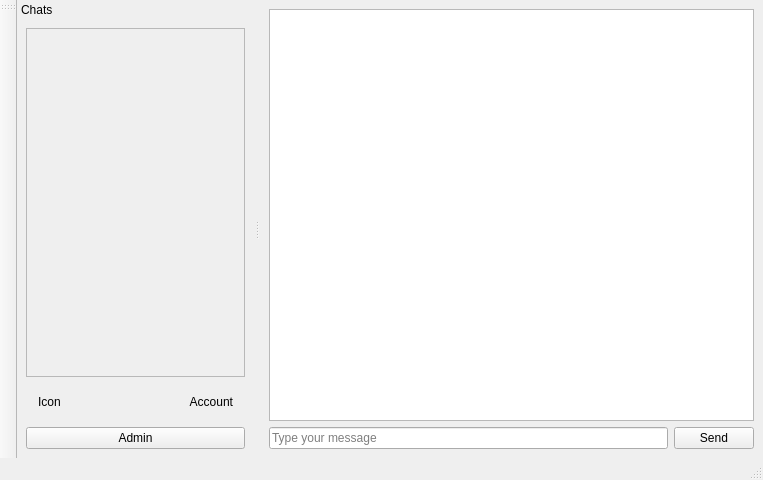
<?xml version="1.0" encoding="UTF-8"?>
<ui version="4.0">
 <class>ChatWindow</class>
 <widget class="QMainWindow" name="ChatWindow">
  <property name="geometry">
   <rect>
    <x>0</x>
    <y>0</y>
    <width>763</width>
    <height>480</height>
   </rect>
  </property>
  <property name="windowTitle">
   <string>ChatApp</string>
  </property>
  <property name="dockNestingEnabled">
   <bool>false</bool>
  </property>
  <property name="dockOptions">
   <set>QMainWindow::DockOption::AnimatedDocks</set>
  </property>
  <property name="unifiedTitleAndToolBarOnMac">
   <bool>false</bool>
  </property>
  <widget class="QWidget" name="centralwidget">
   <property name="sizePolicy">
    <sizepolicy hsizetype="Expanding" vsizetype="Expanding">
     <horstretch>0</horstretch>
     <verstretch>0</verstretch>
    </sizepolicy>
   </property>
   <layout class="QVBoxLayout" name="verticalLayout_4">
    <item>
     <widget class="QListView" name="chatList">
      <property name="editTriggers">
       <set>QAbstractItemView::EditTrigger::NoEditTriggers</set>
      </property>
     </widget>
    </item>
    <item>
     <layout class="QHBoxLayout" name="horizontalLayout_4">
      <item>
       <widget class="QLineEdit" name="messageEdit">
        <property name="placeholderText">
         <string>Type your message</string>
        </property>
       </widget>
      </item>
      <item>
       <widget class="QPushButton" name="sendButton">
        <property name="text">
         <string>Send</string>
        </property>
       </widget>
      </item>
     </layout>
    </item>
   </layout>
  </widget>
  <widget class="QMenuBar" name="menubar">
   <property name="geometry">
    <rect>
     <x>0</x>
     <y>0</y>
     <width>763</width>
     <height>23</height>
    </rect>
   </property>
  </widget>
  <widget class="QStatusBar" name="statusbar"/>
  <widget class="QDockWidget" name="dockWidget">
   <property name="minimumSize">
    <size>
     <width>237</width>
     <height>310</height>
    </size>
   </property>
   <property name="features">
    <set>QDockWidget::DockWidgetFeature::NoDockWidgetFeatures</set>
   </property>
   <property name="windowTitle">
    <string>Chats</string>
   </property>
   <attribute name="dockWidgetArea">
    <number>1</number>
   </attribute>
   <widget class="QWidget" name="dockWidgetContents">
    <property name="sizePolicy">
     <sizepolicy hsizetype="Expanding" vsizetype="Expanding">
      <horstretch>0</horstretch>
      <verstretch>0</verstretch>
     </sizepolicy>
    </property>
    <layout class="QHBoxLayout" name="horizontalLayout">
     <item>
      <layout class="QVBoxLayout" name="verticalLayout" stretch="0,0,0">
       <item>
        <widget class="QScrollArea" name="scrollArea">
         <property name="widgetResizable">
          <bool>true</bool>
         </property>
         <widget class="QWidget" name="scrollAreaWidgetContents">
          <property name="geometry">
           <rect>
            <x>0</x>
            <y>0</y>
            <width>215</width>
            <height>310</height>
           </rect>
          </property>
          <layout class="QVBoxLayout" name="verticalLayout_6" stretch="0">
           <property name="leftMargin">
            <number>0</number>
           </property>
           <property name="topMargin">
            <number>0</number>
           </property>
           <property name="rightMargin">
            <number>0</number>
           </property>
           <property name="bottomMargin">
            <number>0</number>
           </property>
           <item>
            <layout class="QVBoxLayout" name="dmLayout">
             <property name="spacing">
              <number>4</number>
             </property>
             <property name="sizeConstraint">
              <enum>QLayout::SizeConstraint::SetDefaultConstraint</enum>
             </property>
             <item>
              <widget class="DmItem" name="widget" native="true"/>
             </item>
            </layout>
           </item>
          </layout>
         </widget>
        </widget>
       </item>
       <item>
        <widget class="QWidget" name="horizontalWidget" native="true">
         <property name="sizePolicy">
          <sizepolicy hsizetype="Expanding" vsizetype="Fixed">
           <horstretch>0</horstretch>
           <verstretch>0</verstretch>
          </sizepolicy>
         </property>
         <layout class="QHBoxLayout" name="horizontalLayout_2" stretch="0">
          <property name="spacing">
           <number>0</number>
          </property>
          <property name="sizeConstraint">
           <enum>QLayout::SizeConstraint::SetDefaultConstraint</enum>
          </property>
          <property name="leftMargin">
           <number>12</number>
          </property>
          <property name="topMargin">
           <number>12</number>
          </property>
          <property name="rightMargin">
           <number>12</number>
          </property>
          <property name="bottomMargin">
           <number>12</number>
          </property>
          <item>
           <layout class="QHBoxLayout" name="horizontalLayout_3">
            <item alignment="Qt::AlignmentFlag::AlignLeft">
             <widget class="QLabel" name="accountIcon">
              <property name="text">
               <string>Icon</string>
              </property>
             </widget>
            </item>
            <item>
             <widget class="QLabel" name="accountName">
              <property name="layoutDirection">
               <enum>Qt::LayoutDirection::LeftToRight</enum>
              </property>
              <property name="text">
               <string>Account</string>
              </property>
              <property name="alignment">
               <set>Qt::AlignmentFlag::AlignRight|Qt::AlignmentFlag::AlignTrailing|Qt::AlignmentFlag::AlignVCenter</set>
              </property>
             </widget>
            </item>
           </layout>
          </item>
         </layout>
        </widget>
       </item>
       <item>
        <widget class="QPushButton" name="adminButton">
         <property name="text">
          <string>Admin</string>
         </property>
        </widget>
       </item>
      </layout>
     </item>
    </layout>
   </widget>
  </widget>
  <widget class="QToolBar" name="toolBar">
   <property name="windowTitle">
    <string>toolBar</string>
   </property>
   <attribute name="toolBarArea">
    <enum>LeftToolBarArea</enum>
   </attribute>
   <attribute name="toolBarBreak">
    <bool>false</bool>
   </attribute>
  </widget>
 </widget>
 <customwidgets>
  <customwidget>
   <class>DmItem</class>
   <extends>QWidget</extends>
   <header>dmitem.h</header>
   <container>1</container>
  </customwidget>
 </customwidgets>
 <resources/>
 <connections/>
</ui>
